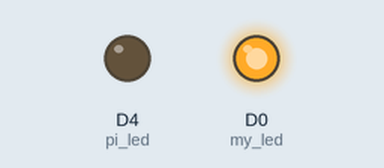
This sketch was run on a simulated ESP8266 (NodeMCU). Shown: output pins drawn as LEDs (lit = HIGH).

Above: at 0.5 s.
At 1.5 s:
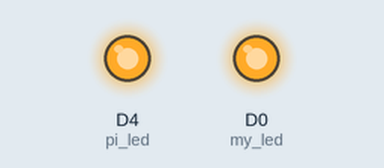
At 2.5 s:
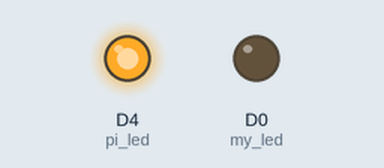
At 3.5 s:
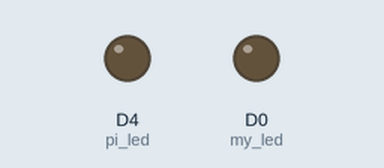
Timing chart, 0 to 5.2 s (numbered marks = the images above):
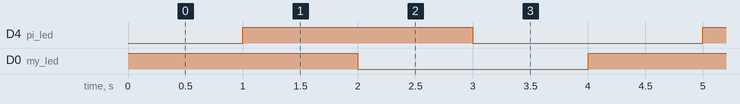

Measured:
- by itself, D4 (pi_led), D0 (my_led): alternates HIGH for 2.0 s and LOW for 2.0 s
- by itself, everything shown: repeats every 4.0 s, in 4 steps

The sketch:

first_blink.ino
```cpp
// led on ESP12E (blue pilot) is attach to D4 (GPIO2)
// led on board (pilot near to USB connector, it is connected pull up) is attach to D0 (GPIO16)

#define my_led D0 // pins are indicated by both GPIOX or DX
#define pi_led D4

void setup() {
  // initialize digital pin LED_BUILTIN as an output.
  pinMode(my_led, OUTPUT);
  pinMode(pi_led, OUTPUT);
}

// the loop function runs over and over again forever
void loop() {
  digitalWrite(my_led, HIGH);   // turn the LED on (HIGH is the voltage level)
  delay(1000);                       // wait for a second
  digitalWrite(pi_led, HIGH);   // turn the LED on (HIGH is the voltage level)
  delay(1000);                       // wait for a second
  digitalWrite(my_led, LOW);    // turn the LED off by making the voltage LOW
  delay(1000);                       // wait for a second
  digitalWrite(pi_led, LOW);    // turn the LED off by making the voltage LOW
  delay(1000);                       // wait for a second
}
```
